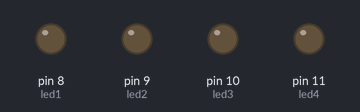
The sketch below on a simulated Arduino Uno, built with avr-gcc and run on an emulated ATmega328P. On the bench: output pins drawn as LEDs (lit = HIGH).

Above: at 0.5 s.
At 2.5 s:
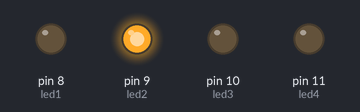
At 4.5 s:
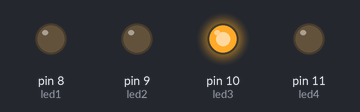
At 9.5 s:
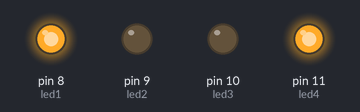
At 14.5 s:
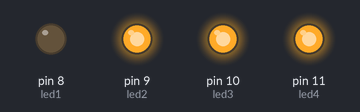
At 19.5 s:
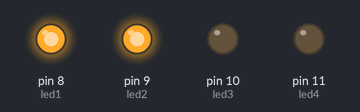
Timing chart, 0 to 20.8 s (numbered marks = the images above):
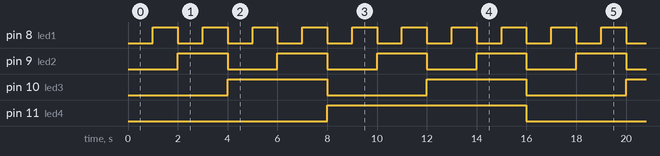

Measured:
- by itself, pin 8 (led1): alternates HIGH for 1.0 s and LOW for 1.0 s
- by itself, pin 9 (led2): alternates HIGH for 2.0 s and LOW for 2.0 s
- by itself, pin 10 (led3): alternates HIGH for 4.0 s and LOW for 4.0 s
- by itself, pin 11 (led4): alternates HIGH for 8.0 s and LOW for 8.0 s

The sketch:

counter_code.ino
```cpp
int led1 = 8;
int led2 = 9;
int led3 = 10;
int led4 = 11;

int count2 = 0;
int count3 = 0;

int led2_state = 0;
int led3_state = 0;

void setup() {
  pinMode(led1, OUTPUT);
  pinMode(led2, OUTPUT);
  pinMode(led3, OUTPUT);
  pinMode(led4, OUTPUT);
}

void loop() {
  for (int i = 1; i <= 16; i++) {
    // LED1
    if (i % 2 == 0) {
      digitalWrite(led1, HIGH);
    } else {
      digitalWrite(led1, LOW);
    }

    // LED4
    if (i <= 8) {
      digitalWrite(led4, LOW);
    } else {
      digitalWrite(led4, HIGH);
    }

    // LED2
    count2++;
    if (count2 > 2) {
      count2 = 1;
      led2_state = !led2_state;
      digitalWrite(led2, led2_state);
    }

    // LED3
    count3++;
    if (count3 > 4) {
      count3 = 1;
      led3_state = !led3_state;
      digitalWrite(led3, led3_state);
    }

    delay(1000); // Delay for 1 second
  }

}
```
